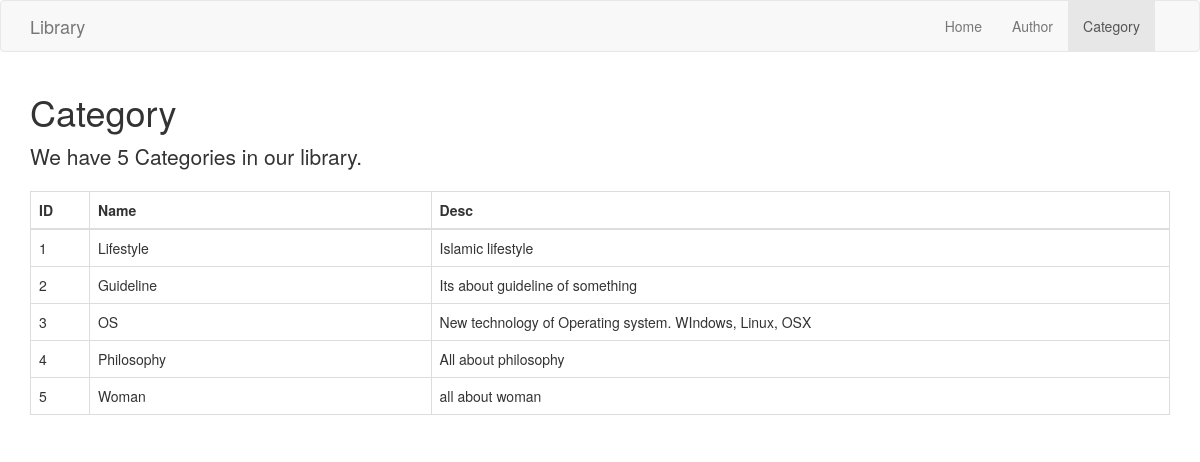
The app's page /category.php with its own data.
### tables this page shows
CREATE TABLE IF NOT EXISTS `category` (
  `id` mediumint(9) NOT NULL,
  `name` varchar(255) NOT NULL,
  `description` mediumtext NOT NULL
);

### category.php (the view, shortened to what this page needs)
<?php
include_once "conn.php";
$sql = "SELECT * FROM `category`";
$result = $conn->query($sql);
?>
<!DOCTYPE html>
<html lang="en">
  <head>
    <link href="../css/bootstrap.min.css" rel="stylesheet">
  </head>
  <body>
  	<nav class="navbar navbar-default">
      <div class="container">
        <div class="navbar-header">
          <a class="navbar-brand" href="index.html">Library</a>
        </div>
        <div id="navbar" class="collapse navbar-collapse">
          <ul class="nav navbar-nav pull-right">
            <li><a href="home.php">Home</a></li>
            <li><a href="author.php">Author</a></li>
            <li class="active"><a href="#">Category</a></li>
          </ul>
        </div>
      </div>
    </nav>
	<div class="container">
		<h1>Category</h1>
		<p class="lead">We have <?php echo ($result->num_rows ? $result->num_rows : 0); ?> Categories in our library.</p>
		<?php if($result->num_rows > 0): ?>
			<table class="table table-bordered">
		        <thead>
		          <tr>
		            <th>ID</th>
		            <th width="30%">Name</th>
		            <th>Desc</th>
		          </tr>
		        </thead>
		        <tbody>
		        	<?php
					while ( $row = $result->fetch_assoc() ) {
						echo "<tr><td>".$row['id']."</td><td>".$row['name']."</td><td>".$row['description']."</td></tr>";
					}
		        	 ?>
		        </tbody>
		      </table>
		<?php endif; ?>
	</div>
  </body>
</html>

### records on screen
category: id "1", name "Lifestyle", description "Islamic lifestyle"
category: id "2", name "Guideline", description "Its about guideline of something"
category: id "3", name "OS", description "New technology of Operating system. WIndows, Linux, OSX"
category: id "4", name "Philosophy", description "All about philosophy"
category: id "5", name "Woman", description "all about woman"

### other values on screen
$result->num_rows "5"
